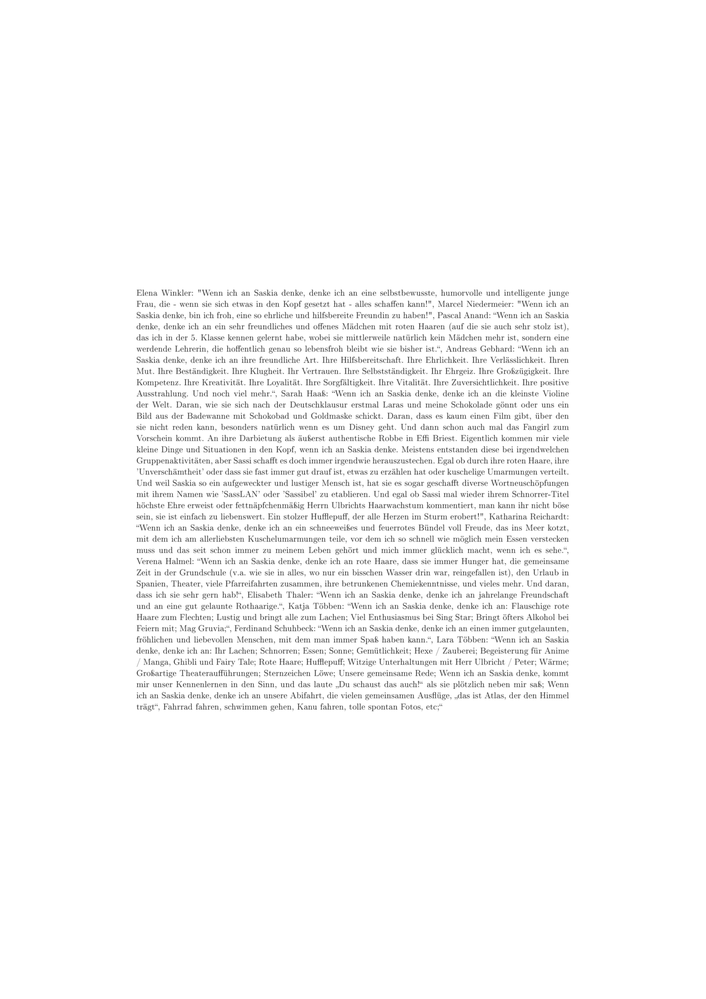
#> input picture Saskia/B20001.png, 706 x 999 px, shrunk from 2100 x 2970 before the run, found by its file name
$ python Filter.py
#> lines starting #> are read from the running program, lines starting #| are printed output that depends on the picture
from PIL import Image


path1 = "C:/Users/benni/PycharmProjects/BANDO/Saskia/Saskia.png"  #text
path2 = "C:/Users/benni/PycharmProjects/BANDO/Saskia/B20001.png"  #hintergrund
path3 = "RES23.png"  #ergebniss


text = Image.open(path2)
#> text is the input picture: PIL image 706x999 RGBA; mean R, G, B, A 248.9, 248.9, 248.9, 255
hint = Image.open(path1)
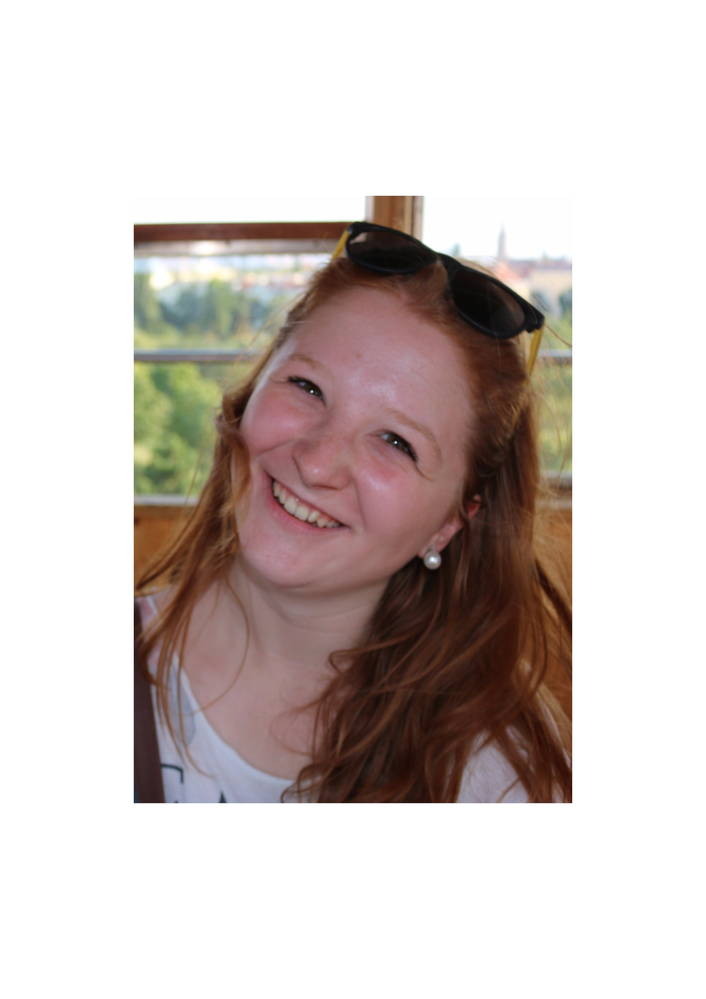
#> input picture Saskia/Saskia.png, 706 x 999 px, shrunk from 2100 x 2970 before the run, found by its file name
#> hint is the input picture: PIL image 706x999 RGBA; mean R, G, B, A 207, 197.7, 194.2, 255

x,y = text.size
#> x = 706; y = 999
verd = 50
verd2 = 0

res = Image.new("RGB",(x,y))
#> res: PIL image 706x999 RGB; every value is 0


for xx in range(x):
    for yy in range(y):

        pixT = text.getpixel((xx,yy))
        pixH = hint.getpixel((xx,yy))
        pixR = (pixT[0]+pixH[0],pixT[1]+pixH[1],pixT[2]+pixH[2])

        if pixT[0] < 253:
            mi = int((min(pixR[0],pixR[1],pixR[2])/2))
            pixR = (pixR[0]-mi,pixR[1]-mi,pixR[2]-mi)

        res.putpixel((xx,yy),pixR)
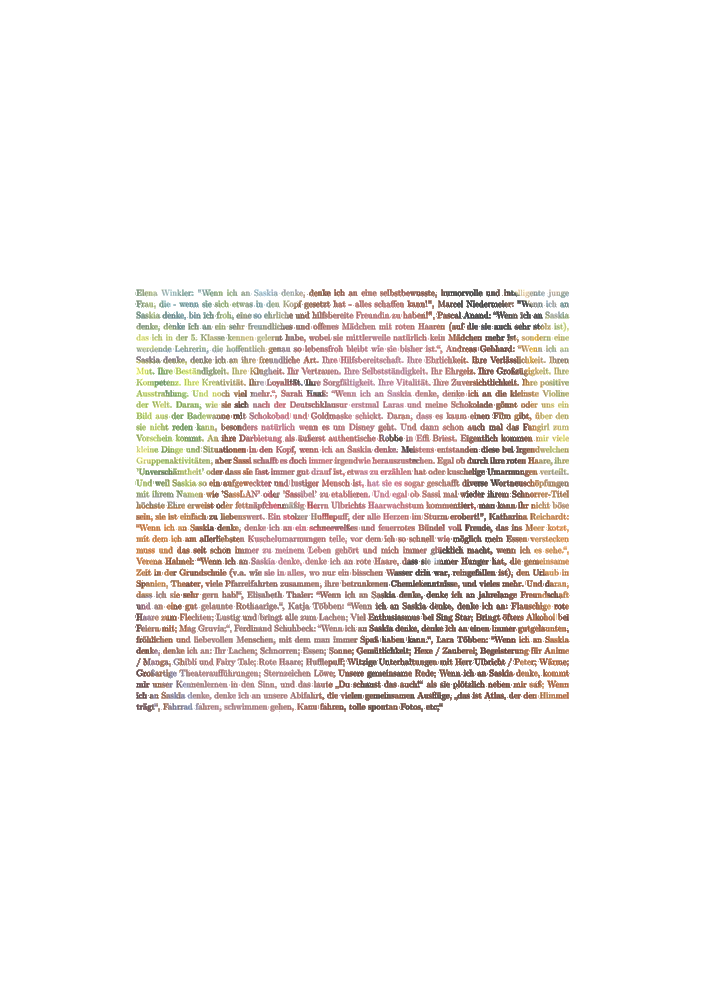
#> res: PIL image 706x999 RGB; mean R, G, B 247, 243.9, 242.6

res.save(path3)
